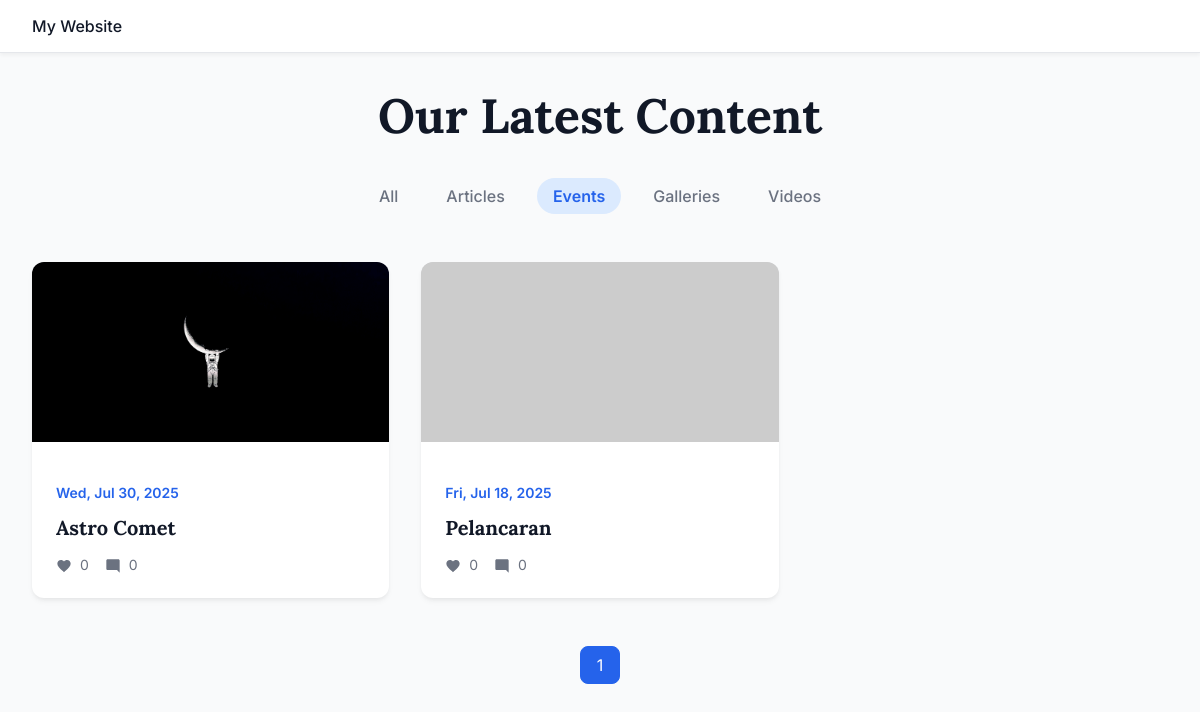
The page /contents.php?type=event on the database its author committed.
### tables this page shows
CREATE TABLE `content` (
  `id` int(11) NOT NULL,
  `content_type` enum('event','article','gallery','video') NOT NULL,
  `title` varchar(255) NOT NULL,
  `created_at` timestamp NOT NULL DEFAULT current_timestamp()
);

### php/content.php (called while the page is built, shortened)
<?php
class Content
{
    private $conn;
    private $content_table = 'content';
    public function __construct($db)
    {
        $this->conn = $db;
    }
    public function getAll($limit = 9, $offset = 0, $type = null)
    {
        $whereClause = '';
        if ($type) {
            $whereClause = "WHERE c.content_type = :content_type";
        }
        $query = "
            SELECT
                c.id,
                c.content_type,
                c.title,
                c.created_at,
                a.body as article_body,
                e.event_date,
                e.banner_url,
                (SELECT image_src FROM gallery_images gi WHERE gi.gallery_id = g.id ORDER BY gi.sort_order ASC LIMIT 1) as gallery_thumbnail,
                v.embedded_src,
                (SELECT COUNT(*) FROM likes l WHERE l.content_id = c.id) as like_count,
                (SELECT COUNT(*) FROM comments co WHERE co.content_id = c.id) as comment_count
            FROM
                content c
            LEFT JOIN
                articles a ON c.id = a.content_id AND c.content_type = 'article'
            LEFT JOIN
                events e ON c.id = e.content_id AND c.content_type = 'event'
            LEFT JOIN
                galleries g ON c.id = g.content_id AND c.content_type = 'gallery'
            LEFT JOIN
                videos v ON c.id = v.content_id AND c.content_type = 'video'
            {$whereClause}
            ORDER BY
                c.created_at DESC
            LIMIT :limit OFFSET :offset
        ";
        $stmt = $this->conn->prepare($query);
        if ($type) {
            $stmt->bindParam(':content_type', $type);
        }
        $stmt->bindParam(':limit', $limit, PDO::PARAM_INT);
        $stmt->bindParam(':offset', $offset, PDO::PARAM_INT);
        $stmt->execute();
        return $stmt->fetchAll(PDO::FETCH_ASSOC);
    }
    public function getTotalCount($type = null)
    {
        $query = "SELECT COUNT(*) as count FROM " . $this->content_table;
        if ($type) {
            $query .= " WHERE content_type = :content_type";
        }
        $stmt = $this->conn->prepare($query);
        if ($type) {
            $stmt->bindParam(':content_type', $type);
        }
        $stmt->execute();
        $result = $stmt->fetch(PDO::FETCH_ASSOC);
        return (int)($result['count'] ?? 0);
    }
}

### contents.php (the view, shortened to what this page needs)
<?php
require_once ROOT_PATH . '/php/content.php';
$database = new Database();
$db = $database->connect();
$content = new Content($db);
$allowed_types = ['article', 'event', 'gallery', 'video'];
$filter_type = isset($_GET['type']) && in_array($_GET['type'], $allowed_types) ? $_GET['type'] : null;
$items_per_page = 9;
$current_page = isset($_GET['page']) ? (int)$_GET['page'] : 1;
$offset = ($current_page - 1) * $items_per_page;
$total_items = $content->getTotalCount($filter_type);
$total_pages = ceil($total_items / $items_per_page);
$allContent = $content->getAll($items_per_page, $offset, $filter_type);
?>
<!DOCTYPE html>
<html lang="en">
<head>
</head>
<body>
    <nav class="navbar">
        <a href="<?php echo BASE_URL; ?>/index.php">My Website</a>
    </nav>
    <main class="page-wrapper">
        <header class="page-header">
            <h1>Our Latest Content</h1>
        </header>
        <div class="filter-nav">
            <a href="contents.php" class="<?php echo !$filter_type ? 'active' : ''; ?>">All</a>
            <a href="contents.php?type=article" class="<?php echo $filter_type == 'article' ? 'active' : ''; ?>">Articles</a>
            <a href="contents.php?type=event" class="<?php echo $filter_type == 'event' ? 'active' : ''; ?>">Events</a>
            <a href="contents.php?type=gallery" class="<?php echo $filter_type == 'gallery' ? 'active' : ''; ?>">Galleries</a>
            <a href="contents.php?type=video" class="<?php echo $filter_type == 'video' ? 'active' : ''; ?>">Videos</a>
        </div>
        <?php if (empty($allContent)): ?>
            <p style="text-align: center;">No content found for this category.</p>
        <?php else: ?>
            <div class="content-grid">
                <?php foreach ($allContent as $item): ?>
                    <?php switch ($item['content_type']):
                        case 'article': ?>
                        <?php
                        case 'event': ?>
                            <div class="card card-event">
                                <a href="view.php?id=<?php echo $item['id']; ?>">
                                    <img src="<?php echo $item['banner_url'] ? BASE_URL . '/' . htmlspecialchars($item['banner_url']) : htmlspecialchars('https://placehold.co/400x225/e0e7ff/3730a3?text=Event'); ?>" alt="<?php echo htmlspecialchars($item['title']); ?>" class="card-img-top">
                                </a>
                                <div class="card-body">
                                    <p class="card-meta event-date"><?php echo date('D, M j, Y', strtotime($item['event_date'])); ?></p>
                                    <a href="view.php?id=<?php echo $item['id']; ?>">
                                        <h2 class="card-title"><?php echo htmlspecialchars($item['title']); ?></h2>
                                    </a>
                                    <div class="card-stats">
                                        <span><svg xmlns="http://www.w3.org/2000/svg" viewBox="0 0 24 24" fill="currentColor">
                                                <path d="M12 21.35l-1.45-1.32C5.4 15.36 2 12.28 2 8.5 2 5.42 4.42 3 7.5 3c1.74 0 3.41.81 4.5 2.09C13.09 3.81 14.76 3 16.5 3 19.58 3 22 5.42 22 8.5c0 3.78-3.4 6.86-8.55 11.54L12 21.35z"></path>
                                            </svg> <?php echo $item['like_count']; ?></span>
                                        <span><svg xmlns="http://www.w3.org/2000/svg" viewBox="0 0 24 24" fill="currentColor">
                                                <path d="M21.99 4c0-1.1-.89-2-1.99-2H4c-1.1 0-2 .9-2 2v12c0 1.1.9 2 2 2h14l4 4-.01-18z"></path>
                                            </svg> <?php echo $item['comment_count']; ?></span>
                                    </div>
                                </div>
                            </div>
                            <?php break; ?>
                    <?php endswitch; ?>
                <?php endforeach; ?>
            </div>
            <div class="pagination">
                <?php
                $base_url = "contents.php?";
                if ($filter_type) {
                    $base_url .= "type=" . urlencode($filter_type) . "&";
                }
                ?>
                <?php for ($i = 1; $i <= $total_pages; $i++): ?>
                    <a href="<?php echo $base_url; ?>page=<?php echo $i; ?>" class="page-link <?php if ($i == $current_page) echo 'active'; ?>">
                        <?php echo $i; ?>
                    </a>
                <?php endfor; ?>
            </div>
        <?php endif; ?>
    </main>
</body>
</html>

### contents.php (style rules this page uses)
:root { --bg-color: #f9fafb; --text-color: #111827; --subtle-text-color: #6b7280; --border-color: #e5e7eb; --card-bg-color: #ffffff; --shadow-color: rgba(0, 0, 0, 0.05); --primary-color: #2563eb; --font-sans: 'Inter', sans-serif; --font-serif: 'Lora', serif; }
body { font-family: var(--font-sans); background-color: var(--bg-color); color: var(--text-color); margin: 0; }
.navbar { background-color: var(--card-bg-color); padding: 1rem 2rem; border-bottom: 1px solid var(--border-color); box-shadow: 0 2px 4px var(--shadow-color); }
.navbar a { text-decoration: none; color: var(--text-color); font-weight: 500; }
.page-wrapper { max-width: 1200px; margin: 2rem auto; padding: 0 2rem; }
.page-header { text-align: center; margin-bottom: 2rem; }
.page-header h1 { font-family: var(--font-serif); font-size: 3rem; }
.filter-nav { display: flex; justify-content: center; gap: 1rem; margin-bottom: 3rem; flex-wrap: wrap; }
.filter-nav a { text-decoration: none; color: var(--subtle-text-color); font-weight: 500; padding: 0.5rem 1rem; border-radius: 999px; transition: all 0.2s ease; }
.filter-nav a.active { color: var(--primary-color); background-color: #dbeafe; font-weight: 600; }
.content-grid { display: grid; grid-template-columns: repeat(auto-fill, minmax(320px, 1fr)); gap: 2rem; }
.card { background-color: var(--card-bg-color); border-radius: 0.75rem; box-shadow: 0 4px 6px -1px var(--shadow-color), 0 2px 4px -1px var(--shadow-color); overflow: hidden; display: flex; flex-direction: column; transition: transform 0.2s ease-in-out, box-shadow 0.2s ease-in-out; }
.card a { text-decoration: none; }
.card-body { padding: 1.5rem; flex-grow: 1; }
.card-title { font-family: var(--font-serif); font-size: 1.25rem; margin: 0.5rem 0; color: var(--text-color); }
.card-meta { font-size: 0.875rem; color: var(--subtle-text-color); }
.card-stats { display: flex; align-items: center; gap: 1rem; color: var(--subtle-text-color); font-size: 0.875rem; margin-top: 1rem; }
.card-stats svg { width: 16px; height: 16px; margin-right: 0.25rem; vertical-align: middle; }
.card-event .card-img-top { width: 100%; height: 180px; object-fit: cover; background-color: var(--border-color); }
.card-event .event-date { font-weight: 600; color: var(--primary-color); }
.pagination { display: flex; justify-content: center; align-items: center; margin-top: 3rem; gap: 0.5rem; }
.page-link { text-decoration: none; color: var(--primary-color); padding: 0.5rem 1rem; border: 1px solid var(--border-color); border-radius: 0.5rem; transition: all 0.2s ease; }
.page-link.active { background-color: var(--primary-color); color: white; border-color: var(--primary-color); cursor: default; }

### rows shown on the page
content: shows a picture, event_date "Wed, Jul 30, 2025", title "Astro Comet", like_count "0", comment_count "0"
content: event_date "Fri, Jul 18, 2025", title "Pelancaran", like_count "0", comment_count "0"
